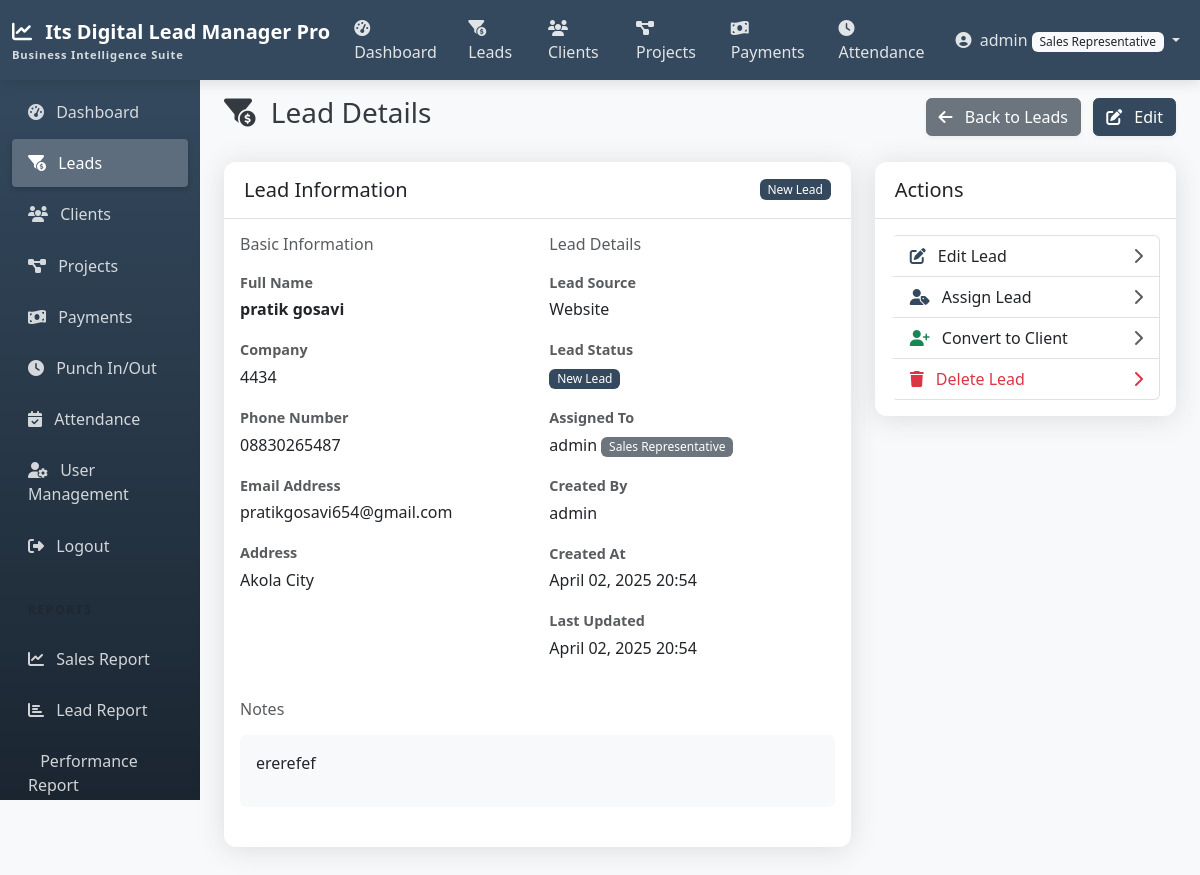
The app's page /leads/13/ (signed in) with its own data.
### accounts/models.py (models this page shows, shortened)
class CustomUser(AbstractUser):
    ROLE_CHOICES = (
        ('admin', 'Admin'),
        ('manager', 'Manager'),
        ('team_leader', 'Team Leader'),
        ('sales_rep', 'Sales Representative'),
    )
    role = models.CharField(max_length=20, choices=ROLE_CHOICES, default='sales_rep')

### leads/models.py (models this page shows, shortened)
class Lead(models.Model):
    name = models.CharField(max_length=255)
    company = models.CharField(max_length=255, blank=True, null=True)
    phone = models.CharField(max_length=20)
    email = models.EmailField()
    address = models.TextField(blank=True, null=True)
    source = models.ForeignKey(LeadSource, on_delete=models.SET_NULL, null=True, blank=True)
    status = models.ForeignKey(LeadStatus, on_delete=models.SET_NULL, null=True, blank=True)
    assigned_to = models.ForeignKey(
        CustomUser,
        related_name='assigned_leads',
        on_delete=models.SET_NULL,
        null=True,
        blank=True
    )
    created_by = models.ForeignKey(
        CustomUser,
        related_name='created_leads',
        on_delete=models.SET_NULL,
        null=True,
        blank=True
    )
    notes = models.TextField(blank=True, null=True)
    created_at = models.DateTimeField(auto_now_add=True)
    updated_at = models.DateTimeField(auto_now=True)
    class Meta:
        ordering = ['-created_at']
    @property
    def is_converted(self):
        return self.status.is_converted if self.status else False

class LeadStatus(models.Model):
    name = models.CharField(max_length=100)
    description = models.TextField(blank=True, null=True)
    is_converted = models.BooleanField(default=False)
    order = models.PositiveIntegerField(default=0)
    class Meta:
        ordering = ['order']
        verbose_name_plural = 'Lead statuses'

class LeadSource(models.Model):
    name = models.CharField(max_length=100)
    description = models.TextField(blank=True, null=True)

### leads/views.py (the view, shortened to what this page needs)
# urls.py: path('<int:pk>/', views.LeadDetailView.as_view(), name='lead_detail'),
class LeadDetailView(LoginRequiredMixin, LeadAccessMixin, DetailView):
    model = Lead
    template_name = 'leads/lead_detail.html'
    context_object_name = 'lead'
    def get_context_data(self, **kwargs):
        context = super().get_context_data(**kwargs)
        lead = self.get_object()
        return context

### leads/views.py (called while the page is built, shortened)
    def test_func(self):
        if not self.request.user.is_authenticated:
            return False
        if self.request.user.is_superuser or self.request.user.role in ['admin', 'manager']:
            return True

### templates/leads/lead_detail.html (shortened to what this page needs)
{% extends 'base.html' %}
{% block content %}
<div class="d-flex justify-content-between align-items-center mb-4">
    <h1 class="h3">
        <i class="fas fa-funnel-dollar me-2"></i> Lead Details
    </h1>
    <div>
        <a href="{% url 'lead_list' %}" class="btn btn-secondary">
            <i class="fas fa-arrow-left me-2"></i> Back to Leads
        </a>
        <a href="{% url 'lead_edit' lead.id %}" class="btn btn-primary ms-2">
            <i class="fas fa-edit me-2"></i> Edit
        </a>
    </div>
</div>
<div class="row">
    <div class="col-md-8 mb-4">
        <div class="card shadow h-100">
            <div class="card-header bg-white">
                <div class="d-flex justify-content-between align-items-center">
                    <h5 class="mb-0">Lead Information</h5>
                    <span class="badge {% if lead.is_converted %}bg-success{% else %}bg-primary{% endif %}">
                        {{ lead.status.name|default:"New" }}
                    </span>
                </div>
            </div>
            <div class="card-body">
                <div class="row">
                    <div class="col-md-6 mb-4">
                        <h6 class="text-muted mb-3">Basic Information</h6>
                        <div class="mb-3">
                            <label class="form-label text-muted small mb-1">Full Name</label>
                            <div class="fw-bold">{{ lead.name }}</div>
                        </div>
                        <div class="mb-3">
                            <label class="form-label text-muted small mb-1">Company</label>
                            <div>{{ lead.company|default:"-" }}</div>
                        </div>
                        <div class="mb-3">
                            <label class="form-label text-muted small mb-1">Phone Number</label>
                            <div>{{ lead.phone }}</div>
                        </div>
                        <div class="mb-3">
                            <label class="form-label text-muted small mb-1">Email Address</label>
                            <div>{{ lead.email }}</div>
                        </div>
                        <div class="mb-3">
                            <label class="form-label text-muted small mb-1">Address</label>
                            <div>{{ lead.address|default:"-"|linebreaks }}</div>
                        </div>
                    </div>
                    <div class="col-md-6 mb-4">
                        <h6 class="text-muted mb-3">Lead Details</h6>
                        <div class="mb-3">
                            <label class="form-label text-muted small mb-1">Lead Source</label>
                            <div>{{ lead.source.name|default:"-" }}</div>
                        </div>
                        <div class="mb-3">
                            <label class="form-label text-muted small mb-1">Lead Status</label>
                            <div>
                                <span class="badge {% if lead.is_converted %}bg-success{% else %}bg-primary{% endif %}">
                                    {{ lead.status.name|default:"New" }}
                                </span>
                            </div>
                        </div>
                        <div class="mb-3">
                            <label class="form-label text-muted small mb-1">Assigned To</label>
                            <div>
                                {% if lead.assigned_to %}
                                {{ lead.assigned_to.get_full_name|default:lead.assigned_to.username }}
                                <span class="badge bg-secondary">{{ lead.assigned_to.get_role_display }}</span>
                                {% else %}
                                <span class="text-muted">Unassigned</span>
                                {% endif %}
                            </div>
                        </div>
                        <div class="mb-3">
                            <label class="form-label text-muted small mb-1">Created By</label>
                            <div>
                                {% if lead.created_by %}
                                {{ lead.created_by.get_full_name|default:lead.created_by.username }}
                                {% else %}
                                <span class="text-muted">System</span>
                                {% endif %}
                            </div>
                        </div>
                        <div class="mb-3">
                            <label class="form-label text-muted small mb-1">Created At</label>
                            <div>{{ lead.created_at|date:"F d, Y H:i" }}</div>
                        </div>
                        <div class="mb-3">
                            <label class="form-label text-muted small mb-1">Last Updated</label>
                            <div>{{ lead.updated_at|date:"F d, Y H:i" }}</div>
                        </div>
                    </div>
                </div>
                <div class="row">
                    <div class="col-12">
                        <h6 class="text-muted mb-3">Notes</h6>
                        <div class="p-3 bg-light rounded">
                            {{ lead.notes|default:"No notes available."|linebreaks }}
                        </div>
                    </div>
                </div>
            </div>
        </div>
    </div>
    <div class="col-md-4 mb-4">
        <div class="card shadow mb-4">
            <div class="card-header bg-white">
                <h5 class="mb-0">Actions</h5>
            </div>
            <div class="card-body">
                <div class="list-group">
                    <a href="{% url 'lead_edit' lead.id %}" class="list-group-item list-group-item-action">
                        <div class="d-flex justify-content-between align-items-center">
                            <div>
                                <i class="fas fa-edit me-2 text-primary"></i>
                                Edit Lead
                            </div>
                            <i class="fas fa-chevron-right text-muted"></i>
                        </div>
                    </a>
                    {% if user.is_superuser or user.role in 'admin,manager' %}
                    <a href="{% url 'lead_assign' lead.id %}" class="list-group-item list-group-item-action">
                        <div class="d-flex justify-content-between align-items-center">
                            <div>
                                <i class="fas fa-user-tag me-2 text-primary"></i>
                                Assign Lead
                            </div>
                            <i class="fas fa-chevron-right text-muted"></i>
                        </div>
                    </a>
                    {% endif %}
                    {% if not lead.is_converted %}
                    <a href="{% url 'convert_lead' lead.id %}" class="list-group-item list-group-item-action">
                        <div class="d-flex justify-content-between align-items-center">
                            <div>
                                <i class="fas fa-user-plus me-2 text-success"></i>
                                Convert to Client
                            </div>
                            <i class="fas fa-chevron-right text-muted"></i>
                        </div>
                    </a>
                    {% endif %}
                    {% if user.is_superuser or user.role in 'admin,manager' %}
                    <a href="{% url 'lead_delete' lead.id %}" class="list-group-item list-group-item-action text-danger">
                        <div class="d-flex justify-content-between align-items-center">
                            <div>
                                <i class="fas fa-trash me-2"></i>
                                Delete Lead
                            </div>
                            <i class="fas fa-chevron-right"></i>
                        </div>
                    </a>
                    {% endif %}
                </div>
            </div>
        </div>
    </div>
</div>
{% endblock %}

### templates/navbar.html (shortened to what this page needs)
<nav class="navbar navbar-expand-md navbar-dark sticky-top">
    <div class="container-fluid">
        <a class="navbar-brand" href="{% url 'home' %}">
            <i class="fas fa-chart-line me-2"></i>
            Its Digital Lead Manager Pro
            <span class="navbar-brand-subtitle">Business Intelligence Suite</span>
        </a>
        <div class="collapse navbar-collapse" id="navbarNav">
            <ul class="navbar-nav me-auto">
                {% if user.is_authenticated %}
                <li class="nav-item">
                    <a class="nav-link {% if request.path == '/reports/dashboard/' %}active{% endif %}" href="{% url 'dashboard' %}">
                        <i class="fas fa-tachometer-alt me-1"></i> Dashboard
                    </a>
                </li>
                <li class="nav-item">
                    <a class="nav-link {% if '/leads/' in request.path %}active{% endif %}" href="{% url 'lead_list' %}">
                        <i class="fas fa-funnel-dollar me-1"></i> Leads
                    </a>
                </li>
                <li class="nav-item">
                    <a class="nav-link {% if '/clients/' in request.path %}active{% endif %}" href="{% url 'client_list' %}">
                        <i class="fas fa-users me-1"></i> Clients
                    </a>
                </li>
                <li class="nav-item d-none d-lg-block">
                    <a class="nav-link {% if '/projects/' in request.path %}active{% endif %}" href="{% url 'project_list' %}">
                        <i class="fas fa-project-diagram me-1"></i> Projects
                    </a>
                </li>
                <li class="nav-item d-none d-lg-block">
                    <a class="nav-link {% if '/payments/' in request.path %}active{% endif %}" href="{% url 'payment_list' %}">
                        <i class="fas fa-money-bill-wave me-1"></i> Payments
                    </a>
                </li>
                <li class="nav-item d-none d-lg-block">
                    <a class="nav-link {% if '/attendance/punch/' in request.path %}active{% endif %}" href="{% url 'punch' %}">
                        <i class="fas fa-clock me-1"></i> Attendance
                    </a>
                </li>
                {% endif %}
            </ul>
            <ul class="navbar-nav">
                {% if user.is_authenticated %}
                <li class="nav-item dropdown">
                    <a class="nav-link dropdown-toggle" href="#" id="navbarDropdown" role="button" data-bs-toggle="dropdown" aria-expanded="false">
                        <i class="fas fa-user-circle me-1"></i>
                        {% if user.first_name %}{{ user.first_name }}{% else %}{{ user.username }}{% endif %}
                        <span class="badge bg-light text-dark">{{ user.get_role_display }}</span>
                    </a>
                </li>
                {% endif %}
            </ul>
        </div>
    </div>
</nav>

### static/css/custom.css (style rules this page uses)
:root { --primary-color: #34495e; --primary-light: #5d6d7e; --primary-dark: #1a2530; --secondary-color: #e2e2e2; --secondary-dark: #b1b1b1; --accent-color: #f39c12; --bg-color: #f8f9fa; --text-color: #343a40; --text-light: #f8f9fa; --success-color: #2ecc71; --info-color: #3498db; --warning-color: #f39c12; --danger-color: #e74c3c; }
body { background-color: var(--bg-color); color: var(--text-color); }
.navbar { background-color: var(--primary-color) !important; box-shadow: 0 4px 12px rgba(0, 0, 0, 0.1); }
.navbar-brand { font-weight: 700; font-size: 1.25rem; color: white !important; }
.navbar-brand-subtitle { font-size: 0.7rem; opacity: 0.8; display: block; letter-spacing: 0.05rem; }
.navbar .nav-link { color: rgba(255, 255, 255, 0.85) !important; font-weight: 500; }
.card { border: none; box-shadow: 0 0.15rem 1.75rem 0 rgba(58, 59, 69, 0.15) !important; border-radius: 0.75rem; margin-bottom: 1.5rem; transition: transform 0.2s ease, box-shadow 0.2s ease; }
.card-header { padding: 1rem 1.25rem; border-bottom: 1px solid var(--secondary-color); background-color: white; border-top-left-radius: 0.75rem !important; border-top-right-radius: 0.75rem !important; font-weight: 600; }
label { font-weight: 500; color: var(--primary-dark); }
.badge { font-weight: 500; padding: 0.35em 0.65em; }
label.form-label { font-weight: 600; margin-bottom: 0.25rem; color: var(--primary-dark); font-size: 0.9rem; }
.btn { border-radius: 0.35rem; font-weight: 500; box-shadow: 0 2px 4px rgba(0, 0, 0, 0.05); transition: all 0.2s ease; }
.btn-primary { background-color: var(--primary-color); border-color: var(--primary-color); }
.list-group-item { transition: all 0.2s ease; border-left: 3px solid transparent; }
.text-primary { color: var(--primary-color) !important; }
.bg-primary { background-color: var(--primary-color) !important; }

### records on screen
CustomUser: username "admin", role "Sales Representative"
Lead: status.name "New Lead", name "pratik gosavi", company "4434", phone "08830265487", email "pratikgosavi654@gmail.com", address "Akola City", source.name "Website", assigned_to.get_full_name "admin", assigned_to.role "Sales Representative", created_by.get_full_name "admin", created_at "April 02, 2025 20:54", updated_at "April 02, 2025 20:54", notes "ererefef"
